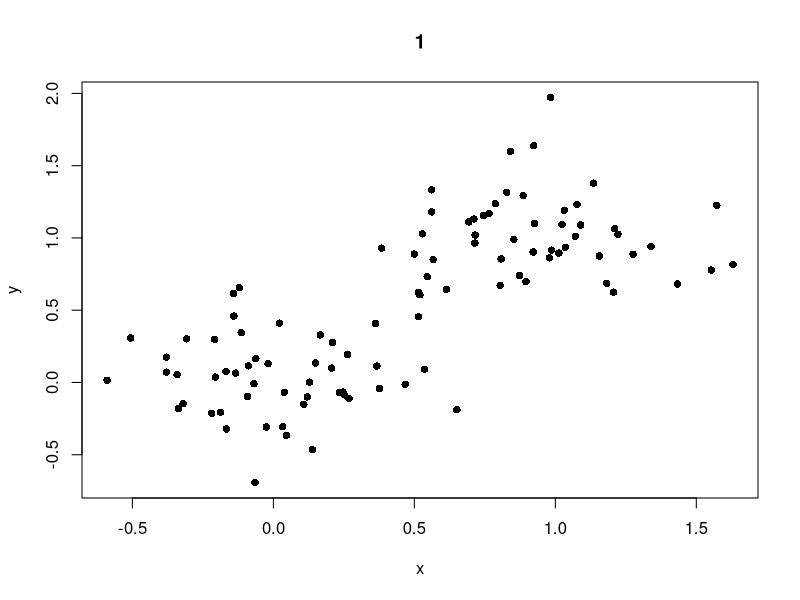
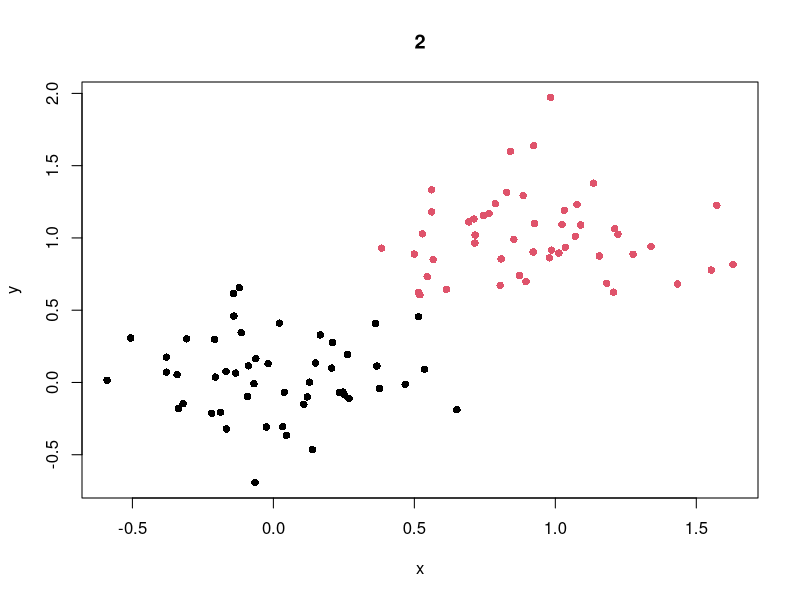
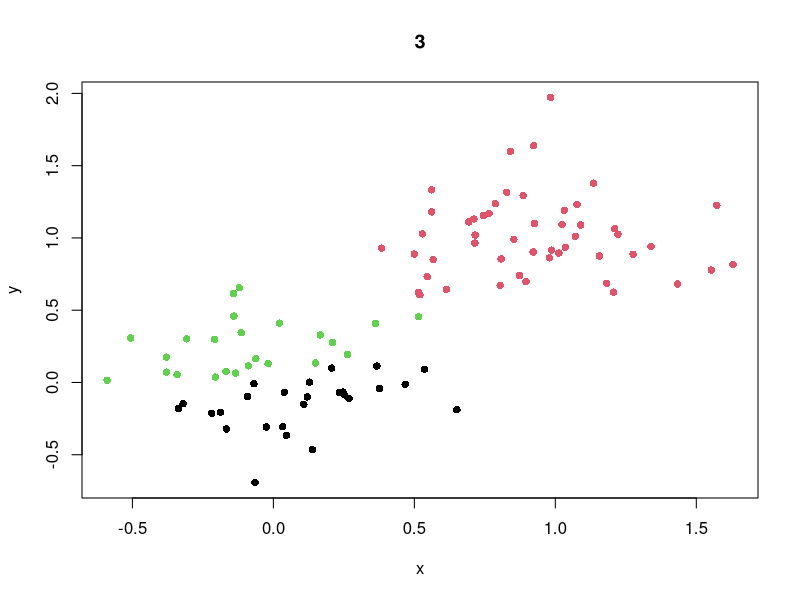
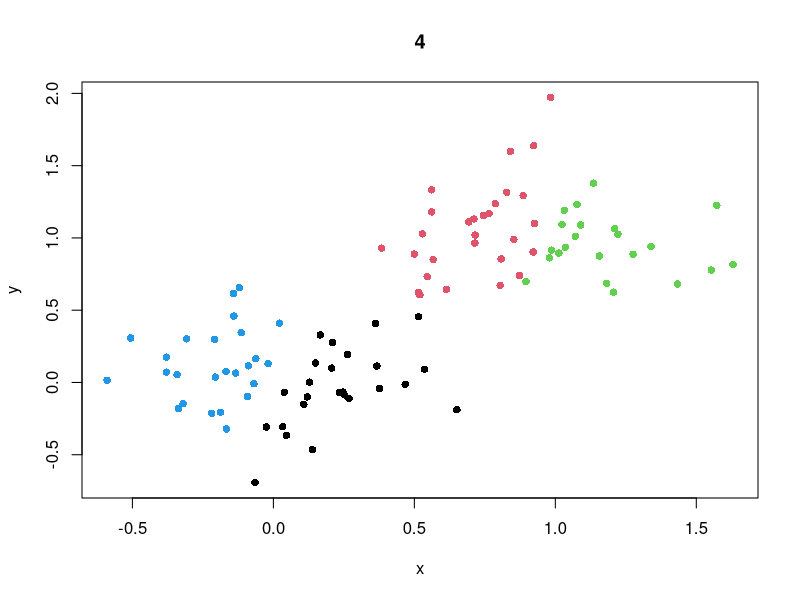
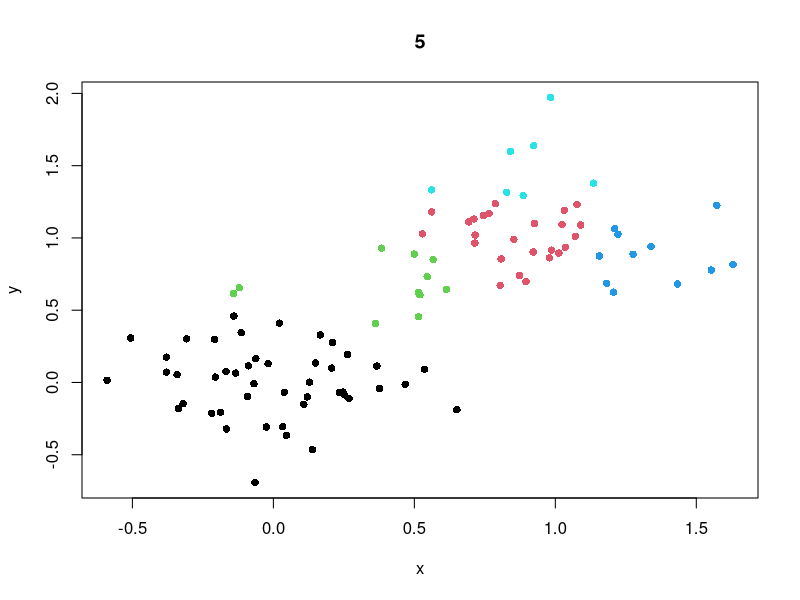
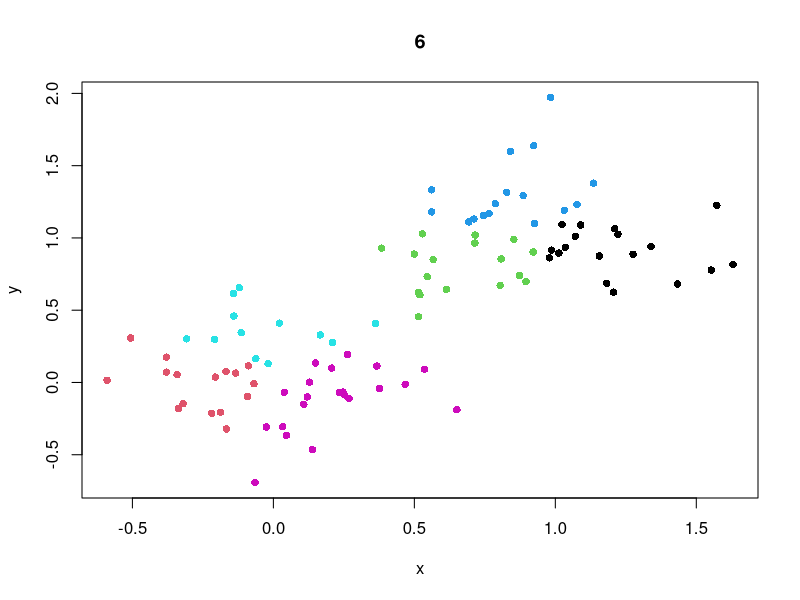
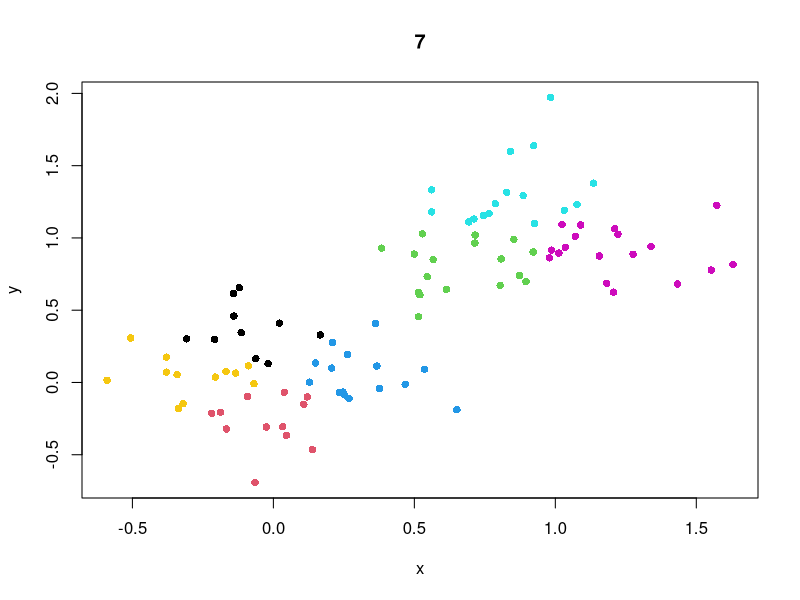
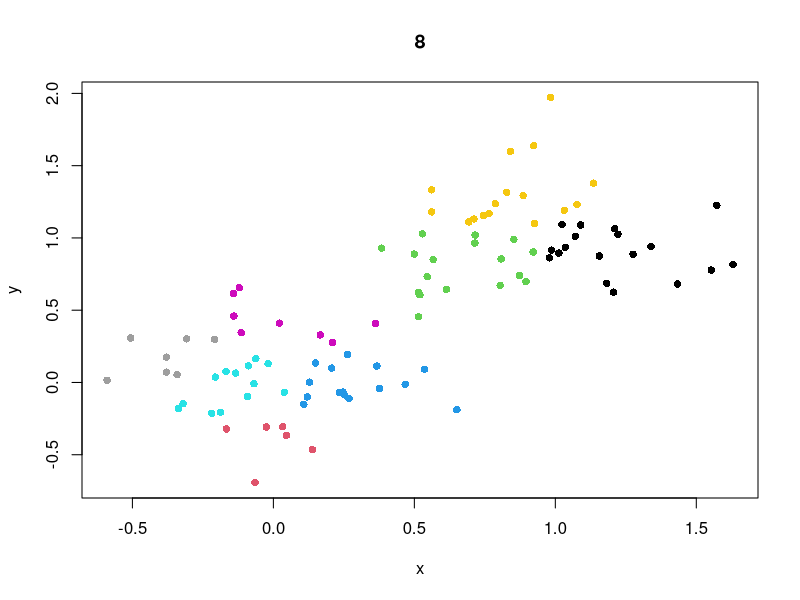

Here is the R script that generated these plots, in order:
#setwd("E:/@@Ramesh Data/@@Winter 2015-2016 @@/Courses/CSE613/@Lab/CSE613Lab-Ours/Presentations/Lab-4")
#getwd()
set.seed(123)
# Two-dimensional data format
df <- rbind(matrix(rnorm(100, sd = 0.3), ncol = 2),
            matrix(rnorm(100, mean = 1, sd = 0.3), ncol = 2))
colnames(df) <- c("x", "y")
head(df)
df
set.seed(123)
kmr <- lapply(1:10, function(i)
{
  kmeans(df,centers = i)
})
#coloring by clusters
cluster.colors <- lapply(kmr, function(x) x$cluster)
library(plyr)
l_ply(cluster.colors, function(colors)
{
  plot(y ~ x, df, col = colors, main = paste(nlevels(factor(colors))), pch = 16)
})
